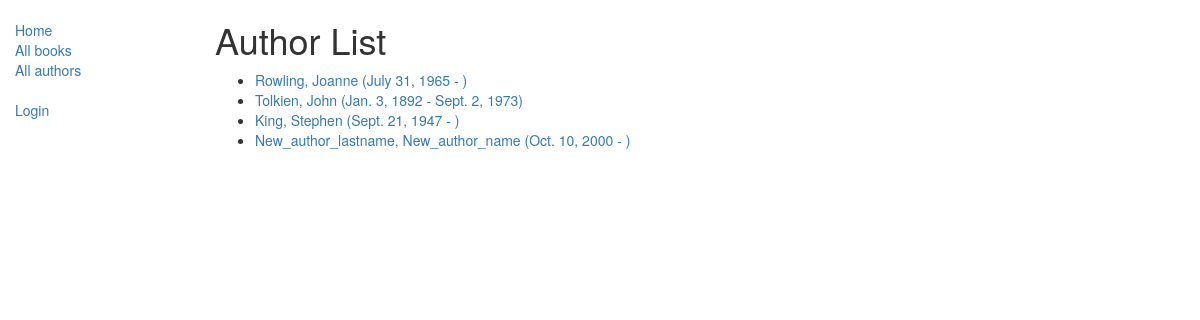
Screenshot of /catalog/authors/ with the database file from the repository.
### catalog/models.py (models this page shows)
class Author(models.Model):
    first_name = models.CharField(max_length=100)
    last_name = models.CharField(max_length=100)
    date_of_birth = models.DateField(help_text="YYYY-MM-DD", null=True, blank=True)
    date_of_death = models.DateField('died', help_text="YYYY-MM-DD", null=True, blank=True)
    def get_absolute_url(self):
        return reverse('author-detail', args=[str(self.id)])
    def __str__(self):
        return f"{self.last_name}, {self.first_name}"

### catalog/views.py (the view)
# urls.py: path('authors/', views.AuthorListView.as_view(), name='authors'),
class AuthorListView(generic.ListView):
    model = Author

### catalog/templates/catalog/author_list.html
{% extends "layout.html" %}
{% block content %}
    <h1>Author List</h1>
    {% if author_list %}
    <ul>
      {% for author in author_list %}
      <li>
        <a href="{{ author.get_absolute_url }}">
        {{ author }} ({{ author.date_of_birth }} - {% if author.date_of_death %}{{ author.date_of_death }}{% endif %})</a>
      </li>
      {% endfor %}
    </ul>
    {% else %}
      <p>There are no authors in the library.</p>
    {% endif %}
{% endblock %}

### rows the page displays
Author: last_name+first_name "Rowling, Joanne", date_of_birth "July 31, 1965"
Author: last_name+first_name "Tolkien, John", date_of_birth "Jan. 3, 1892", date_of_death "Sept. 2, 1973"
Author: last_name+first_name "King, Stephen", date_of_birth "Sept. 21, 1947"
Author: last_name+first_name "New_author_lastname, New_author_name", date_of_birth "Oct. 10, 2000"
